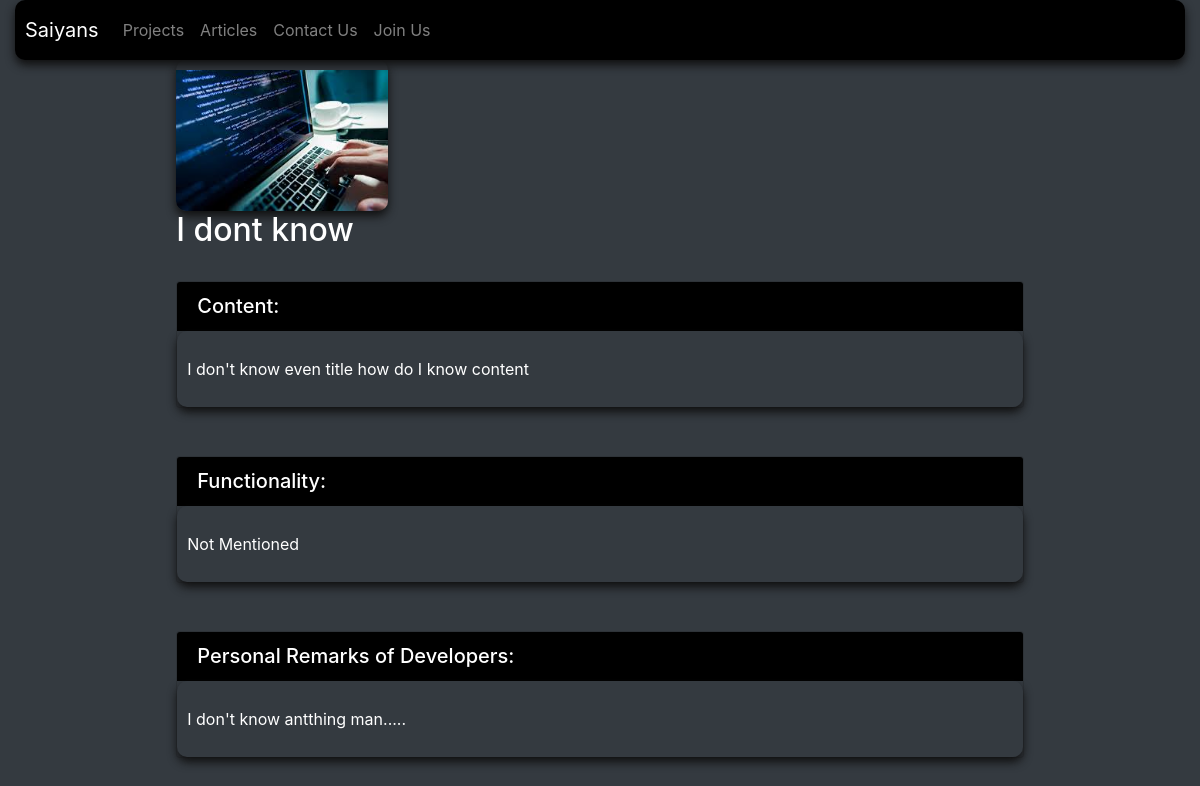
Screenshot of /Project/i-dont-know/ with the database file from the repository.
### blog/models.py (models this page shows)
class Project(models.Model):
	title = models.CharField(max_length = 255)
	content = models.TextField()
	author = models.ForeignKey(settings.AUTH_USER_MODEL,on_delete = models.CASCADE)
	Functionality = models.TextField(null = True, blank = True, default = 'Not Mentioned')
	remarks = models.TextField()
	ttl_img = models.ImageField(upload_to = 'images/')
	created_on = models.DateTimeField(auto_now_add = True)
	slug = models.SlugField(null = True)

### blog/views.py (the view)
# urls.py: re_path(r'^Project/(?P<slug>[-\w]+)/$',views.project,name = 'project'),
def project(request,slug):
	template = 'blog/projects.html'
	obj = get_object_or_404(Project,slug = slug)
	return render(request,template,{'projects':obj})

### templates/blog/projects.html
{% extends 'blog/base.html'%}
{% block content %}
	{% include 'includes/navbar.html' %}
	<div class="container-fluid w-75">
	<img src="{{projects.ttl_img.url}}" class="img-style w-25" alt="Responsive image">
	<h2>{{projects.title}}</h2>
	<br>
	<div class="card bg-dark">
 	 <h5 class="card-header black_bg">Content:</h5>
  	<div class="card-body shadow-style bg-dark">
  	  <p class="card-text text-justify text-break">{{projects.content|linebreaks}}</p>
  	</div>
	</div>
	<br>
	<br>
	<div class="card bg-dark">
 	 <h5 class="card-header black_bg">Functionality:</h5>
  	<div class="card-body shadow-style bg-dark">
  	  <p class="card-text text-justify text-break">{{projects.Functionality|linebreaks}}</p>
  	</div>
	</div>
	<br>
	<br>
	<div class="card bg-dark">
 	 <h5 class="card-header black_bg">Personal Remarks of Developers:</h5>
  	<div class="card-body shadow-style bg-dark">
  	  <p class="card-text text-justify text-break">{{projects.remarks|linebreaks}}</p>
  	</div>
	</div>
	</div>
	<br>
{% endblock %}

### templates/blog/base.html (shortened to what this page needs)
<!doctype html>
{% load static %}
<html lang="en">
  <head>
    <link rel="stylesheet" href="https://stackpath.bootstrapcdn.com/bootstrap/4.5.2/css/bootstrap.min.css">
    <link rel="stylesheet" type="text/css" href="{% static 'css/custom.css' %}">
  </head>
  <body class="bg-dark text-white">
    <div class="container-fluid">
    {% block content %}
    {% endblock %}
    </div>
  </body>
</html>

### templates/includes/navbar.html (shortened to what this page needs)
{% load static %}
<nav class="navbar navbar-expand-lg shadow-style navbar-dark black_bg text-white">
   <a class="navbar-brand" href="{% url 'home_page' %}">Saiyans</a>
  <div class="collapse navbar-collapse" id="navbarSupportedContent">
    <ul class="navbar-nav mr-auto">
      <li class="nav-item" id="p">
        <a class="nav-link" href="{% url 'home_page' %}">Projects<span class="sr-only">(current)</span></a>
      </li>
      <li class="nav-item" id="a">
        <a class="nav-link" href="{% url 'articles' %}">Articles</a>
      </li>
      <li class="nav-item">
        <a class="nav-link" href="#contactus">Contact Us</a>
      </li>
      <li class="nav-item" id="j">
        <a class="nav-link" href="{% url 'join_us' %}">Join Us</a>
      </li>
    </ul>
  </div>
</nav>

### static/css/custom.css (style rules this page uses)
.black_bg { background-color: #000000; }
.shadow-style { box-shadow: 0 5px 10px #101010; padding: 10px; border-radius: 10px; }
.img-style { box-shadow: 0 5px 10px #101010; padding-top: 10px; border-radius: 10px; }

### rows the page displays
Project: ttl_img (picture), title "I dont know", content "I don't know even title how do I know content", Functionality "Not Mentioned", remarks "I don't know antthing man....."
